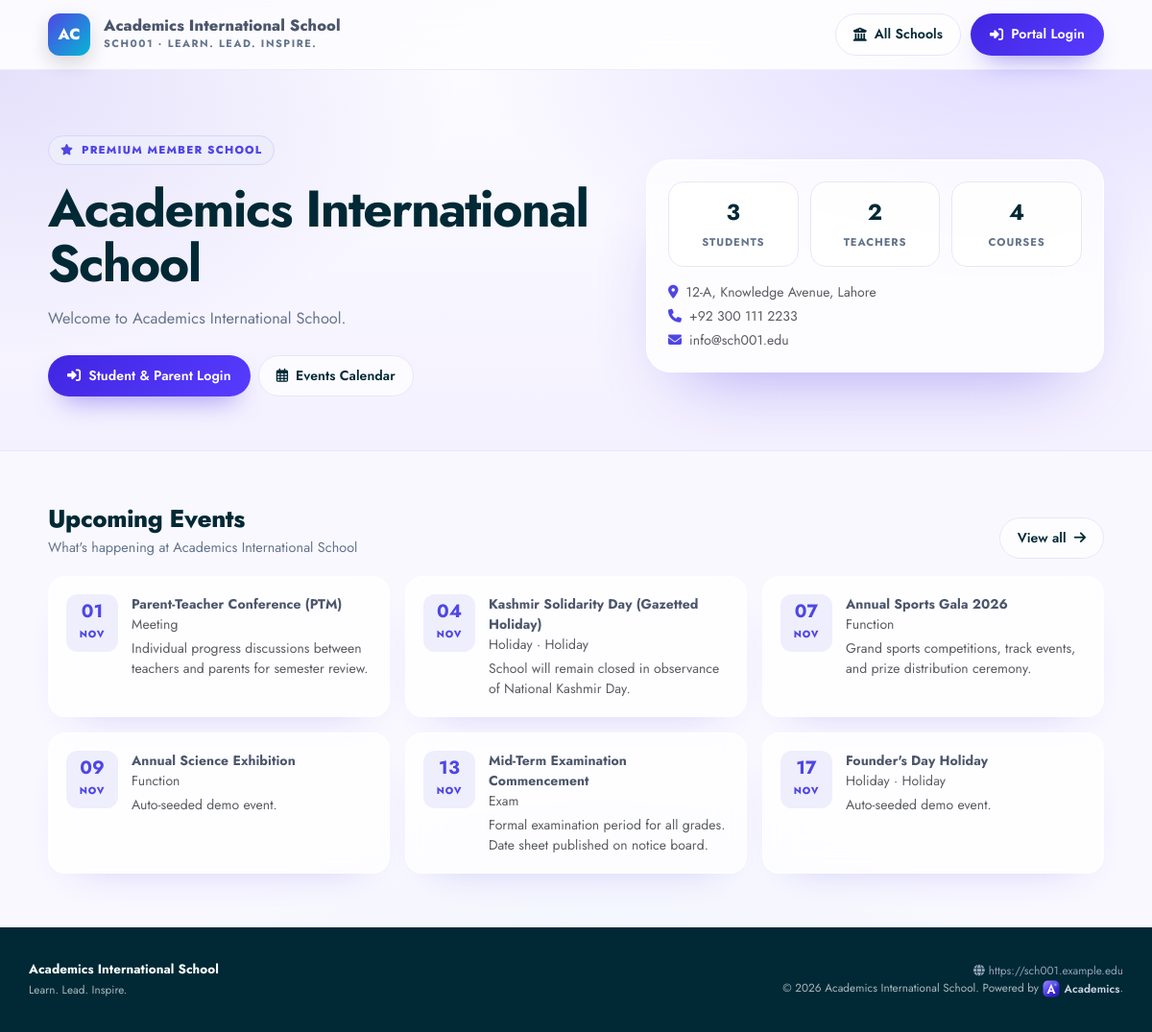
/public/school.php?code=SCH001, run on the app's committed database.
### tables this page shows
CREATE TABLE `school_settings` (
  `id` int(11) NOT NULL AUTO_INCREMENT,
  `school_id` int(11) NOT NULL,
  `public_page_title` varchar(255) DEFAULT NULL,
  `public_page_description` text DEFAULT NULL,
  `allow_parent_auto_login` tinyint(1) NOT NULL DEFAULT 1,
  `session_timeout_minutes` int(11) NOT NULL DEFAULT 30,
  `created_at` timestamp NOT NULL DEFAULT current_timestamp(),
  `updated_at` timestamp NOT NULL DEFAULT current_timestamp() ON UPDATE current_timestamp(),
  PRIMARY KEY (`id`),
  UNIQUE KEY `school_id` (`school_id`),
  CONSTRAINT `fk_school_settings_school` FOREIGN KEY (`school_id`) REFERENCES `schools` (`id`) ON DELETE CASCADE
);

CREATE TABLE `schools` (
  `id` int(11) NOT NULL AUTO_INCREMENT,
  `school_name` varchar(255) NOT NULL,
  `school_code` varchar(50) NOT NULL,
  `subdomain` varchar(50) DEFAULT NULL,
  `school_email` varchar(255) DEFAULT NULL,
  `school_phone` varchar(30) DEFAULT NULL,
  `school_address` text DEFAULT NULL,
  `owner_name` varchar(100) DEFAULT NULL,
  `school_logo` varchar(255) DEFAULT NULL,
  `primary_color` varchar(20) NOT NULL DEFAULT '#4f46e5',
  `secondary_color` varchar(20) NOT NULL DEFAULT '#06b6d4',
  `motto` varchar(255) DEFAULT NULL,
  `website` varchar(255) DEFAULT NULL,
  `status` enum('active','suspended','trial') NOT NULL DEFAULT 'active',
  `plan` enum('basic','pro','enterprise') NOT NULL DEFAULT 'basic',
  `trial_ends_at` datetime DEFAULT NULL,
  `is_active` tinyint(1) NOT NULL DEFAULT 1,
  `subscription_plan` enum('free','basic','premium') NOT NULL DEFAULT 'free',
  `created_at` timestamp NOT NULL DEFAULT current_timestamp(),
  `updated_at` timestamp NOT NULL DEFAULT current_timestamp() ON UPDATE current_timestamp(),
  PRIMARY KEY (`id`),
  UNIQUE KEY `school_code` (`school_code`),
  UNIQUE KEY `uniq_school_subdomain` (`subdomain`),
  KEY `idx_school_code` (`school_code`),
  KEY `idx_school_active` (`is_active`),
  KEY `idx_school_status` (`status`)
);

CREATE TABLE `school_events` (
  `id` int(11) NOT NULL AUTO_INCREMENT,
  `school_id` int(11) DEFAULT NULL,
  `title` varchar(200) NOT NULL,
  `event_type` enum('Function','Holiday','Exam','Meeting','Other') DEFAULT 'Function',
  `description` text DEFAULT NULL,
  `event_date` date NOT NULL,
  `end_date` date DEFAULT NULL,
  `is_holiday` tinyint(1) DEFAULT 0,
  `status` enum('Upcoming','Ongoing','Completed','Cancelled') DEFAULT 'Upcoming',
  `created_by` int(11) DEFAULT NULL,
  `created_at` timestamp NOT NULL DEFAULT current_timestamp(),
  PRIMARY KEY (`id`),
  KEY `created_by` (`created_by`),
  KEY `idx_event_date` (`event_date`),
  KEY `idx_is_holiday` (`is_holiday`),
  KEY `idx_events_school` (`school_id`),
  CONSTRAINT `school_events_ibfk_1` FOREIGN KEY (`created_by`) REFERENCES `users` (`id`) ON DELETE SET NULL
);

### includes/tenant.php (called while the page is built, shortened)
<?php
require_once __DIR__ . '/functions.php';
function school_by_code(PDO $pdo, string $code, bool $activeOnly = true): ?array {
    $sql = "SELECT s.*, ss.public_page_title, ss.public_page_description
            FROM schools s LEFT JOIN school_settings ss ON ss.school_id = s.id
            WHERE s.school_code = ?" . ($activeOnly ? " AND s.is_active = 1" : "") . " LIMIT 1";
    $st = $pdo->prepare($sql);
    $st->execute([$code]);
    return $st->fetch() ?: null;
}

### includes/functions.php (called while the page is built, shortened)
<?php
function e($string) {
    return htmlspecialchars($string ?? '', ENT_QUOTES, 'UTF-8');
}

### public/school.php (the view, shortened to what this page needs)
<?php
require_once __DIR__ . '/../includes/functions.php';
require_once __DIR__ . '/../includes/tenant.php';
require_once __DIR__ . '/../config/db.php';
$code = strtoupper(trim($_GET['code'] ?? ''));
$contextSchool = saas_bootstrap_school_context($pdo);
$school = $code !== '' ? school_by_code($pdo, $code, false) : $contextSchool;
    ?>
    <?php
$stmt = $pdo->prepare("SELECT * FROM school_events WHERE school_id = ? AND status <> 'Cancelled' AND event_date >= CURDATE() ORDER BY event_date ASC LIMIT 6");
$stmt->execute([$school['id']]);
$events = $stmt->fetchAll();
$stmt = $pdo->prepare("SELECT COUNT(*) FROM students WHERE school_id = ? AND status = 'Active'");
$stmt->execute([$school['id']]);
$studentCount = (int)$stmt->fetchColumn();
$stmt = $pdo->prepare("SELECT COUNT(*) FROM users WHERE school_id = ? AND role = 'teacher' AND is_active = 1");
$stmt->execute([$school['id']]);
$teacherCount = (int)$stmt->fetchColumn();
$stmt = $pdo->prepare("SELECT COUNT(*) FROM courses WHERE school_id = ?");
$stmt->execute([$school['id']]);
$courseCount = (int)$stmt->fetchColumn();
$initials = strtoupper(substr(preg_replace('/[^A-Za-z]/', '', $school['school_name']), 0, 2));
?>
<!DOCTYPE html>
<html lang="en">
<head>
    <link href="https://cdn.jsdelivr.net/npm/bootstrap@5.3.2/dist/css/bootstrap.min.css" rel="stylesheet">
    <link href="https://cdnjs.cloudflare.com/ajax/libs/font-awesome/6.5.1/css/all.min.css" rel="stylesheet">
    <link rel="stylesheet" href="../assets/css/edustudy-theme.css">
</head>
<body class="school-public-page">
    <nav class="pub-nav">
        <div class="wrap">
            <div class="brand-mark"><?php echo e($initials); ?></div>
            <div>
                <div class="brand-name"><?php echo e($school['school_name']); ?></div>
                <div class="brand-sub"><?php echo e($school['school_code']); ?> · <?php echo e($school['motto'] ?: 'Official Portal'); ?></div>
            </div>
            <div class="nav-actions">
                <a class="btn-ghost" href="index.php"><i class="fas fa-building-columns"></i> All Schools</a>
                <a class="btn-brand" href="../auth/login.php"><i class="fas fa-right-to-bracket"></i> Portal Login</a>
            </div>
        </div>
    </nav>
    <header class="hero">
        <div class="wrap">
            <div>
                <span class="eyebrow"><i class="fas fa-star"></i> <?php echo e(ucfirst($school['subscription_plan'])); ?> Member School</span>
                <h1><?php echo e($school['school_name']); ?></h1>
                <p><?php echo e($school['public_page_description'] ?: 'A place where curiosity is encouraged, character is built, and every learner is prepared for a changing world.'); ?></p>
                <div class="d-flex gap-2 flex-wrap mt-4">
                    <a class="btn-brand" href="../auth/login.php"><i class="fas fa-right-to-bracket"></i> Student &amp; Parent Login</a>
                    <a class="btn-ghost" href="school_events.php?code=<?php echo urlencode($school['school_code']); ?>"><i class="far fa-calendar-days"></i> Events Calendar</a>
                </div>
            </div>
            <div class="hero-card">
                <div class="stat-grid mb-3">
                    <div class="stat"><b><?php echo number_format($studentCount); ?></b><span>Students</span></div>
                    <div class="stat"><b><?php echo number_format($teacherCount); ?></b><span>Teachers</span></div>
                    <div class="stat"><b><?php echo number_format($courseCount); ?></b><span>Courses</span></div>
                </div>
                <div class="d-flex align-items-center gap-2 small text-muted"><i class="fas fa-location-dot" style="color:var(--p)"></i><?php echo e($school['school_address'] ?: 'Address not published'); ?></div>
                <?php if ($school['school_phone']): ?><div class="d-flex align-items-center gap-2 small text-muted mt-1"><i class="fas fa-phone" style="color:var(--p)"></i><?php echo e($school['school_phone']); ?></div><?php endif; ?>
                <?php if ($school['school_email']): ?><div class="d-flex align-items-center gap-2 small text-muted mt-1"><i class="fas fa-envelope" style="color:var(--p)"></i><?php echo e($school['school_email']); ?></div><?php endif; ?>
            </div>
        </div>
    </header>
    <section class="section">
        <div class="section-head">
            <div><h2>Upcoming Events</h2><p>What's happening at <?php echo e($school['school_name']); ?></p></div>
            <a class="btn-ghost" href="school_events.php?code=<?php echo urlencode($school['school_code']); ?>">View all <i class="fas fa-arrow-right"></i></a>
        </div>
        <div class="row g-3">
            <?php foreach ($events as $ev): ?>
            <div class="col-12 col-md-6 col-xl-4">
                <div class="event-card">
                    <div class="event-date"><b><?php echo date('d', strtotime($ev['event_date'])); ?></b><span><?php echo date('M', strtotime($ev['event_date'])); ?></span></div>
                    <div>
                        <div class="fw-bold small"><?php echo e($ev['title']); ?></div>
                        <div class="text-muted small mb-1"><?php echo e($ev['event_type']); ?><?php echo $ev['is_holiday'] ? ' · Holiday' : ''; ?></div>
                        <div class="text-muted small"><?php echo e(mb_substr($ev['description'] ?? '', 0, 90)); ?><?php echo mb_strlen($ev['description'] ?? '') > 90 ? '…' : ''; ?></div>
                    </div>
                </div>
            </div>
            <?php endforeach; ?>
        </div>
    </section>
    <footer class="footer">
        <div class="wrap">
            <div><strong style="color:#fff;"><?php echo e($school['school_name']); ?></strong><br><span class="small"><?php echo e($school['motto'] ?: 'Excellence in education'); ?></span></div>
            <div class="text-md-end small">
                <?php if ($school['website']): ?><a href="<?php echo e($school['website']); ?>" target="_blank" rel="noopener" style="color:#94a3b8;text-decoration:none;"><i class="fas fa-globe me-1"></i><?php echo e($school['website']); ?></a><br><?php endif; ?>
                © <?php echo date('Y'); ?> <?php echo e($school['school_name']); ?>. Powered by
                <a href="../index.php" style="color:#cbd5e1;text-decoration:none;font-weight:600;display:inline-flex;align-items:center;gap:5px;vertical-align:middle;">
                    <img src="../assets/img/academics-mark.svg" alt="" width="18" height="18" style="border-radius:5px;"> Academics
                </a>.
            </div>
        </div>
    </footer>
</body>
</html>

### data on the page
school_settings: school.school_name "AC", school.school_name "Academics International School", school.school_code "SCH001", school.motto "LEARN. LEAD. INSPIRE.", school.subscription_plan "PREMIUM", public_page_description "Welcome to Academics International School.", school.school_address "12-A, Knowledge Avenue, Lahore", school.school_phone "+92 300 111 2233", school.school_email "info@sch001.edu", school.motto "Learn. Lead. Inspire.", school.website "https://sch001.example.edu"
school_events: event_date "01", event_date "NOV", title "Parent-Teacher Conference (PTM)", event_type "Meeting", description "Individual progress discussions between teachers and parents for semester review."
school_events: event_date "04", event_date "NOV", title "Kashmir Solidarity Day (Gazetted Holiday)", event_type "Holiday", is_holiday "· Holiday", description "School will remain closed in observance of National Kashmir Day."
school_events: event_date "07", event_date "NOV", title "Annual Sports Gala 2026", event_type "Function", description "Grand sports competitions, track events, and prize distribution ceremony."
school_events: event_date "09", event_date "NOV", title "Annual Science Exhibition", event_type "Function", description "Auto-seeded demo event."
school_events: event_date "13", event_date "NOV", title "Mid-Term Examination Commencement", event_type "Exam", description "Formal examination period for all grades. Date sheet published on notice board."
school_events: event_date "17", event_date "NOV", title "Founder's Day Holiday", event_type "Holiday", is_holiday "· Holiday", description "Auto-seeded demo event."

### other printed values
$studentCount "3"
$teacherCount "2"
$courseCount "4"
